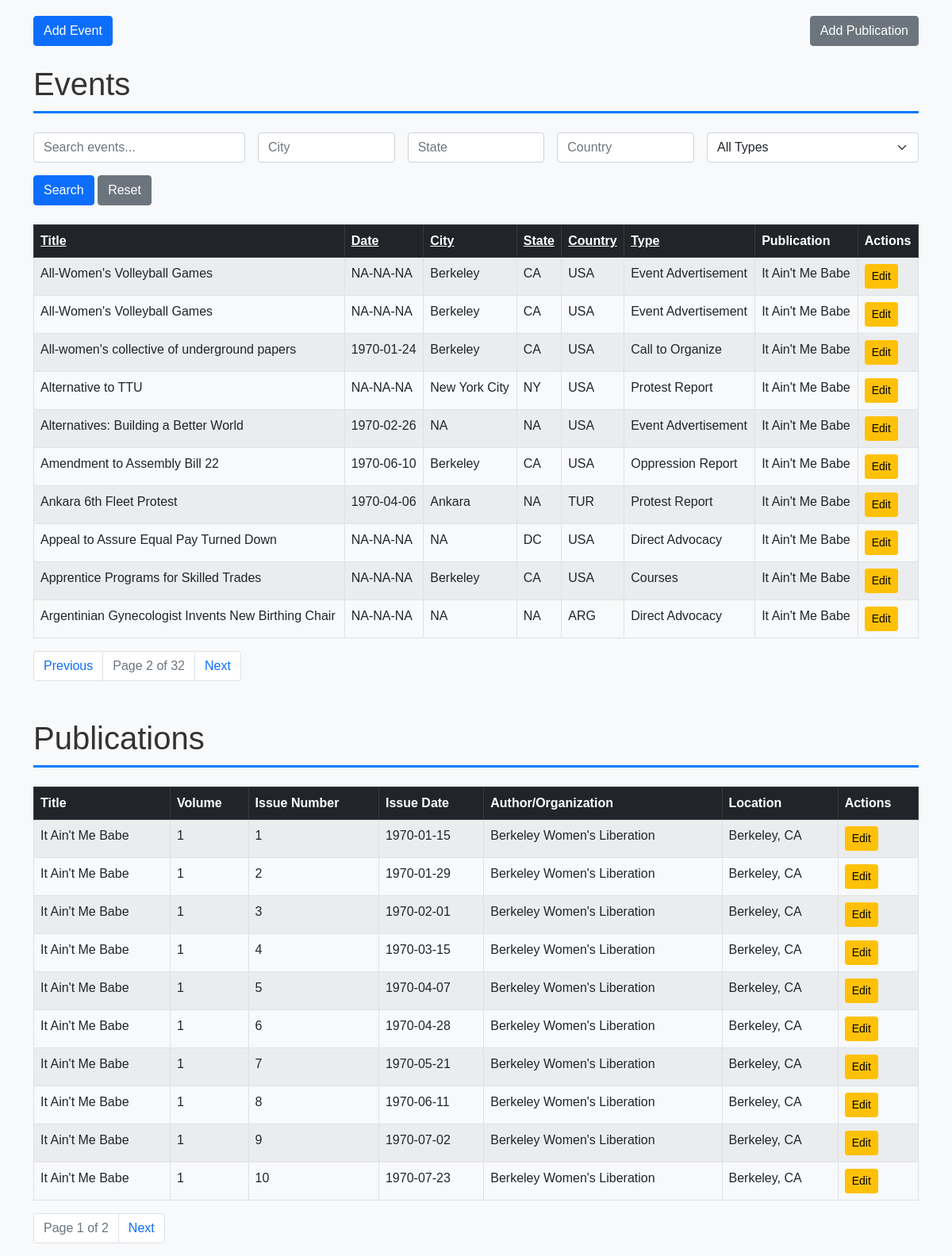
Screenshot of /?page_events=2&sort_events=event_title&order_events=asc with the database file from the repository.
### tables this page shows
CREATE TABLE events (
    event_id INTEGER PRIMARY KEY AUTOINCREMENT, -- Unique ID for each event
    event_title TEXT NOT NULL,                  -- Title of the event
    event_date DATE,                            -- Date of the event
    description TEXT,                           -- Description of the event
    city TEXT,                                  -- City where the event occurred
    state TEXT,                                 -- State where the event occurred
    country TEXT,                               -- Country where the event occurred
    location TEXT,                              -- Specific location of the event (e.g., venue name)
    address TEXT,                               -- Street address of the event
    event_type TEXT,                            -- Type of event (e.g., conference, workshop)
    publication_id INTEGER,                     -- Foreign key to publications table
    source_publication TEXT,                    -- Source publication for the event if reprinted
    FOREIGN KEY (publication_id) REFERENCES publications (pub_id)
);

CREATE TABLE publications (
    pub_id INTEGER PRIMARY KEY AUTOINCREMENT, -- Unique ID for each publication
    pub_title TEXT NOT NULL,                 -- Title of the publication
    volume INTEGER NOT NULL,                 -- Volume number
    issue_number INTEGER NOT NULL,           -- Issue number within the volume
    issue_date DATE,                         -- Full issue date (year, month, day)
    volume_title TEXT,                       -- Title of the volume (if applicable)
    author_org TEXT,                         -- Author or organization responsible for the publication
    location TEXT                            -- Location associated with the publication
);

### DatabaseFlask/app.py (the view)
@app.route('/')
def index():
    search = request.args.get('search', '').strip()
    sort_events = request.args.get('sort_events', 'event_title')  # Default sort for events
    order_events = request.args.get('order_events', 'asc')  # Default order for events
    page_events = int(request.args.get('page_events', 1))  # Current page for events
    per_page = 10  # Number of rows per page
    offset_events = (page_events - 1) * per_page
    sort_publications = request.args.get('sort_publications', 'pub_title')  # Default sort for publications
    order_publications = request.args.get('order_publications', 'asc')  # Default order for publications
    page_publications = int(request.args.get('page_publications', 1))  # Current page for publications
    offset_publications = (page_publications - 1) * per_page
    conn = get_db_connection()
    events_query = f'''
        SELECT e.event_id, e.event_title, e.event_date, e.city, e.state, e.country, e.event_type,
               e.description, e.location, e.address, e.source_publication,
               p.pub_title AS publication_title
        FROM events e
        LEFT JOIN publications p ON e.publication_id = p.pub_id
        WHERE e.event_title LIKE ?
        ORDER BY {sort_events} {order_events.upper()}
        LIMIT ? OFFSET ?
    '''
    events = conn.execute(events_query, (f"%{search}%", per_page, offset_events)).fetchall()
    total_events_query = '''
        SELECT COUNT(*) FROM events WHERE event_title LIKE ?
    '''
    total_events = conn.execute(total_events_query, (f"%{search}%",)).fetchone()[0]
    publications_query = f'''
        SELECT pub_id, pub_title, volume, issue_number, issue_date, author_org, location
        FROM publications
        ORDER BY {sort_publications} {order_publications.upper()}
        LIMIT ? OFFSET ?
    '''
    publications = conn.execute(publications_query, (per_page, offset_publications)).fetchall()
    total_publications_query = '''
        SELECT COUNT(*) FROM publications
    '''
    total_publications = conn.execute(total_publications_query).fetchone()[0]
    conn.close()
    total_pages_events = (total_events + per_page - 1) // per_page  # Round up division
    total_pages_publications = (total_publications + per_page - 1) // per_page
    return render_template(
        'index.html',
        events=events,
        publications=publications,
        page_events=page_events,
        total_pages_events=total_pages_events,
        page_publications=page_publications,
        total_pages_publications=total_pages_publications,
        search=search,
        sort_events=sort_events,
        order_events=order_events,
        sort_publications=sort_publications,
        order_publications=order_publications
    )

### DatabaseFlask/app.py (called while the page is built)
def get_db_connection():
    conn = sqlite3.connect(DB_PATH)
    conn.row_factory = sqlite3.Row  # This allows us to access columns by name like row['title']
    return conn

### DatabaseFlask/templates/index.html (shortened to what this page needs)
{% extends "base.html" %}
{% block content %}
<div class="d-flex justify-content-between mb-4">
    <a href="{{ url_for('add_event') }}" class="btn btn-primary">Add Event</a>
    <a href="{{ url_for('add_publication') }}" class="btn btn-secondary">Add Publication</a>
</div>
<h1 class="mb-4">Events</h1>
<form method="GET" action="{{ url_for('index') }}" class="mb-4">
    <div class="row g-3">
        <div class="col-md-3">
            <input type="text" name="search" class="form-control" placeholder="Search events..." value="{{ search }}">
        </div>
        <div class="col-md-2">
            <input type="text" name="city" class="form-control" placeholder="City" value="{{ request.args.get('city', '') }}">
        </div>
        <div class="col-md-2">
            <input type="text" name="state" class="form-control" placeholder="State" value="{{ request.args.get('state', '') }}">
        </div>
        <div class="col-md-2">
            <input type="text" name="country" class="form-control" placeholder="Country" value="{{ request.args.get('country', '') }}">
        </div>
        <div class="col-md-3">
            <select name="event_type" class="form-select">
                <option value="">All Types</option>
            </select>
        </div>
    </div>
    <div class="mt-3">
        <button type="submit" class="btn btn-primary">Search</button>
        <a href="{{ url_for('index') }}" class="btn btn-secondary">Reset</a>
    </div>
</form>
<table class="table table-striped table-bordered">
    <thead class="table-dark">
        <tr>
            <th><a href="{{ url_for('index', sort_events='event_title', order_events='asc' if order_events == 'desc' else 'desc', page_events=page_events) }}" class="text-white">Title</a></th>
            <th><a href="{{ url_for('index', sort_events='event_date', order_events='asc' if order_events == 'desc' else 'desc', page_events=page_events) }}" class="text-white">Date</a></th>
            <th><a href="{{ url_for('index', sort_events='city', order_events='asc' if order_events == 'desc' else 'desc', page_events=page_events) }}" class="text-white">City</a></th>
            <th><a href="{{ url_for('index', sort_events='state', order_events='asc' if order_events == 'desc' else 'desc', page_events=page_events) }}" class="text-white">State</a></th>
            <th><a href="{{ url_for('index', sort_events='country', order_events='asc' if order_events == 'desc' else 'desc', page_events=page_events) }}" class="text-white">Country</a></th>
            <th><a href="{{ url_for('index', sort_events='event_type', order_events='asc' if order_events == 'desc' else 'desc', page_events=page_events) }}" class="text-white">Type</a></th>
            <th>Publication</th>
            <th>Actions</th>
        </tr>
    </thead>
    <tbody>
        {% for event in events %}
        <tr>
            <td>{{ event.event_title }}</td>
            <td>{{ event.event_date }}</td>
            <td>{{ event.city }}</td>
            <td>{{ event.state }}</td>
            <td>{{ event.country }}</td>
            <td>{{ event.event_type }}</td>
            <td>{{ event.publication_title }}</td>
            <td>
                <a href="{{ url_for('edit_record', record_type='event', record_id=event.event_id) }}" class="btn btn-sm btn-warning">Edit</a>
            </td>
        </tr>
        {% endfor %}
    </tbody>
</table>
<nav>
    <ul class="pagination">
        {% if page_events > 1 %}
        <li class="page-item">
            <a href="{{ url_for('index', page_events=page_events-1, sort_events=sort_events, order_events=order_events) }}" class="page-link">Previous</a>
        </li>
        {% endif %}
        <li class="page-item disabled">
            <span class="page-link">Page {{ page_events }} of {{ total_pages_events }}</span>
        </li>
        {% if page_events < total_pages_events %}
        <li class="page-item">
            <a href="{{ url_for('index', page_events=page_events+1, sort_events=sort_events, order_events=order_events) }}" class="page-link">Next</a>
        </li>
        {% endif %}
    </ul>
</nav>
<h1 class="mt-5 mb-4">Publications</h1>
<table class="table table-striped table-bordered">
    <thead class="table-dark">
        <tr>
            <th>Title</th>
            <th>Volume</th>
            <th>Issue Number</th>
            <th>Issue Date</th>
            <th>Author/Organization</th>
            <th>Location</th>
            <th>Actions</th>
        </tr>
    </thead>
    <tbody>
        {% for publication in publications %}
        <tr>
            <td>{{ publication.pub_title }}</td>
            <td>{{ publication.volume }}</td>
            <td>{{ publication.issue_number }}</td>
            <td>{{ publication.issue_date }}</td>
            <td>{{ publication.author_org }}</td>
            <td>{{ publication.location }}</td>
            <td>
                <a href="{{ url_for('edit_record', record_type='publication', record_id=publication.pub_id) }}" class="btn btn-sm btn-warning">Edit</a>
            </td>
        </tr>
        {% endfor %}
    </tbody>
</table>
<nav>
    <ul class="pagination">
        <li class="page-item disabled">
            <span class="page-link">Page {{ page_publications }} of {{ total_pages_publications }}</span>
        </li>
        {% if page_publications < total_pages_publications %}
        <li class="page-item">
            <a href="{{ url_for('index', page_publications=page_publications+1, sort_publications=sort_publications, order_publications=order_publications) }}" class="page-link">Next</a>
        </li>
        {% endif %}
    </ul>
</nav>
{% endblock %}

### DatabaseFlask/templates/base.html (style rules this page uses)
body { font-family: Arial, sans-serif; background-color: #f8f9fa; }
h1 { color: #333; border-bottom: 3px solid #007bff; padding-bottom: 10px; }

### rows the page displays
events: event_title "All-Women's Volleyball Games", event_date "NA-NA-NA", city "Berkeley", state "CA", country "USA", event_type "Event Advertisement", publication_title "It Ain't Me Babe"
events: event_title "All-Women's Volleyball Games", event_date "NA-NA-NA", city "Berkeley", state "CA", country "USA", event_type "Event Advertisement", publication_title "It Ain't Me Babe"
events: event_title "All-women's collective of underground papers", event_date "1970-01-24", city "Berkeley", state "CA", country "USA", event_type "Call to Organize", publication_title "It Ain't Me Babe"
events: event_title "Alternative to TTU", event_date "NA-NA-NA", city "New York City", state "NY", country "USA", event_type "Protest Report", publication_title "It Ain't Me Babe"
events: event_title "Alternatives: Building a Better World", event_date "1970-02-26", city "NA", state "NA", country "USA", event_type "Event Advertisement", publication_title "It Ain't Me Babe"
events: event_title "Amendment to Assembly Bill 22", event_date "1970-06-10", city "Berkeley", state "CA", country "USA", event_type "Oppression Report", publication_title "It Ain't Me Babe"
events: event_title "Ankara 6th Fleet Protest", event_date "1970-04-06", city "Ankara", state "NA", country "TUR", event_type "Protest Report", publication_title "It Ain't Me Babe"
events: event_title "Appeal to Assure Equal Pay Turned Down", event_date "NA-NA-NA", city "NA", state "DC", country "USA", event_type "Direct Advocacy", publication_title "It Ain't Me Babe"
events: event_title "Apprentice Programs for Skilled Trades", event_date "NA-NA-NA", city "Berkeley", state "CA", country "USA", event_type "Courses", publication_title "It Ain't Me Babe"
events: event_title "Argentinian Gynecologist Invents New Birthing Chair", event_date "NA-NA-NA", city "NA", state "NA", country "ARG", event_type "Direct Advocacy", publication_title "It Ain't Me Babe"
publications: pub_title "It Ain't Me Babe", volume "1", issue_number "1", issue_date "1970-01-15", author_org "Berkeley Women's Liberation", location "Berkeley, CA"
publications: pub_title "It Ain't Me Babe", volume "1", issue_number "2", issue_date "1970-01-29", author_org "Berkeley Women's Liberation", location "Berkeley, CA"
publications: pub_title "It Ain't Me Babe", volume "1", issue_number "3", issue_date "1970-02-01", author_org "Berkeley Women's Liberation", location "Berkeley, CA"
publications: pub_title "It Ain't Me Babe", volume "1", issue_number "4", issue_date "1970-03-15", author_org "Berkeley Women's Liberation", location "Berkeley, CA"
publications: pub_title "It Ain't Me Babe", volume "1", issue_number "5", issue_date "1970-04-07", author_org "Berkeley Women's Liberation", location "Berkeley, CA"
publications: pub_title "It Ain't Me Babe", volume "1", issue_number "6", issue_date "1970-04-28", author_org "Berkeley Women's Liberation", location "Berkeley, CA"
publications: pub_title "It Ain't Me Babe", volume "1", issue_number "7", issue_date "1970-05-21", author_org "Berkeley Women's Liberation", location "Berkeley, CA"
publications: pub_title "It Ain't Me Babe", volume "1", issue_number "8", issue_date "1970-06-11", author_org "Berkeley Women's Liberation", location "Berkeley, CA"
publications: pub_title "It Ain't Me Babe", volume "1", issue_number "9", issue_date "1970-07-02", author_org "Berkeley Women's Liberation", location "Berkeley, CA"
publications: pub_title "It Ain't Me Babe", volume "1", issue_number "10", issue_date "1970-07-23", author_org "Berkeley Women's Liberation", location "Berkeley, CA"

### other values shown
{{ page_events }} "2"
{{ total_pages_events }} "32"
{{ page_publications }} "1"
{{ total_pages_publications }} "2"
